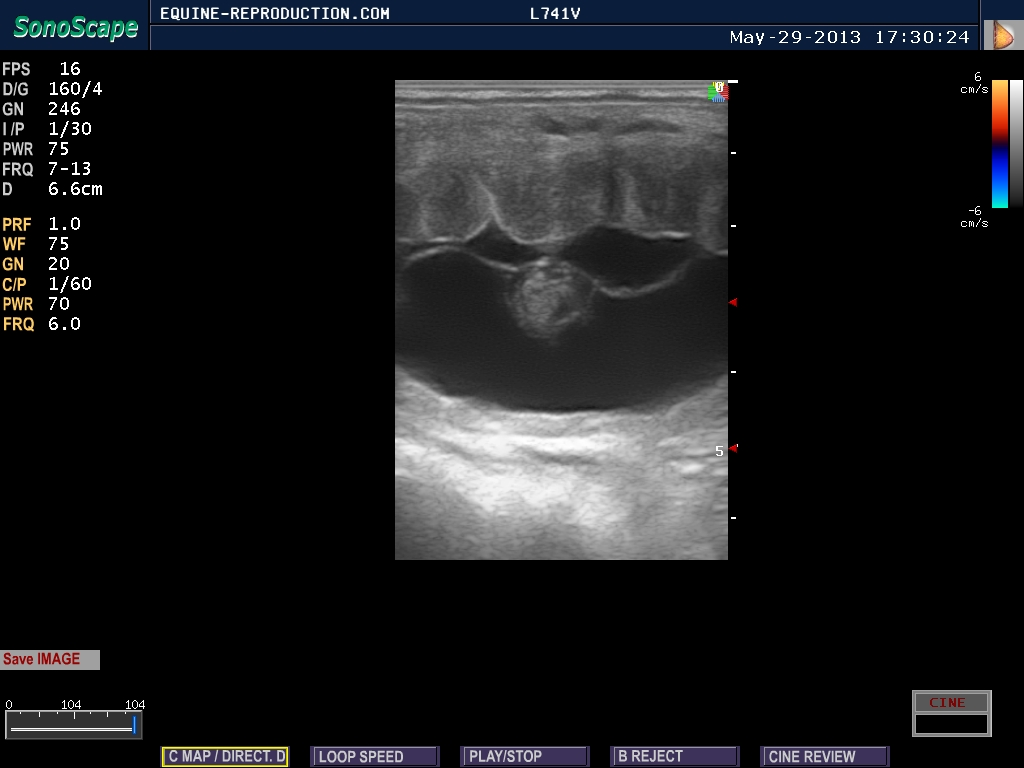
#> input picture USG-Mares-Pregnancy-Dataset/Test/pregnant/pregnant_18.jpg, 1024 x 768 px
$ python -i prepare_dataset.py   (imports and definitions only)
#> lines starting #> are read from the running program, lines starting #| are printed output that depends on the picture
### scripts/config.py
# -*- coding: utf-8 -*-
"""
Spyder Editor
Józef Sroka, 67195-CKP, 2025, 67195-ckp@kozminski.edu.pl
"""
import os
import datetime
"""
Plik konfiguracyjny zawierający wszystkie stałe i parametry projektu analizy USG klaczy.
KONFIGURACJA ŚRODOWISKA:
- Wyciszenie komunikatów diagnostycznych TensorFlow
- Parametry modelu: rozmiar obrazu, wielkość partii, liczba epok
- Stopy uczenia dla treningu podstawowego i dostrajania
STRUKTURA KATALOGÓW:
- Automatyczne tworzenie hierarchii folderów projektu
- Ścieżki do danych treningowych, testowych i wyników
- Katalogi na modele, logi i raporty
PARAMETRY MODELI:
- Nazwy i lokalizacje plików modeli (bazowy, dostrojony, końcowy)
- Model szacowania dni ciąży z przedziałami czasowymi
- Parametry analizy cech obrazu (regiony, progi wykrywania)
USTAWIENIA LOGOWANIA:
- Automatyczne tworzenie plików dziennika z datą
Centralizuje wszystkie konfiguracje w jednym miejscu dla łatwego zarządzania
i modyfikacji parametrów bez ingerencji w kod główny.
"""
# Konfiguracja środowiska
os.environ['TF_CPP_MIN_LOG_LEVEL'] = '2'  # Wyciszenie mniej istotnych komunikatów TF

# Parametry modelu i treningu
IMAGE_SIZE = (380, 380)  # Rozmiar obrazu wejściowego
BATCH_SIZE = 16  # Rozmiar partii danych
EPOCHS = 60  # Liczba epok dla treningu bazowego
EPOCHS_FT = 40  # Liczba epok dla fine-tuningu
LEARNING_RATE = 1e-4  # Początkowa stopa uczenia
VALIDATION_SPLIT = 0.1  # Procent danych do walidacji

# ścieżka bazowa projektu (lokalizacja głównego katalogu projektu)
BASE_DIR = os.path.dirname(os.path.dirname(os.path.abspath(__file__)))

# Ścieżki do katalogów
SCRIPTS_DIR = os.path.join(BASE_DIR, "scripts")  # Katalog z plikami Pythona
FONTS_DIR = os.path.join(BASE_DIR, "fonts")      # Katalog z czcionkami

# Pozostałe ścieżki do katalogów projektu
DATA_DIR = os.path.join(BASE_DIR, "USG-Mares-Pregnancy-Dataset")  # Główny katalog z danymi
TRAIN_DIR = os.path.join(DATA_DIR, "Training")                   # Katalog treningowy
TEST_DIR = os.path.join(DATA_DIR, "Test")                        # Katalog testowy
CHECKPOINTS_DIR = os.path.join(BASE_DIR, "checkpoints")          # Katalog na punkty kontrolne
LOGS_DIR = os.path.join(BASE_DIR, "logs")                        # Katalog na logi
REPORTS_DIR = os.path.join(BASE_DIR, "wyniki")                   # Katalog na raporty
FEEDBACK_FILE = os.path.join(REPORTS_DIR, "expert_feedback.csv") # Plik feedbacku

# Utwórz katalogi, jeśli nie istnieją
for directory in [SCRIPTS_DIR, FONTS_DIR, CHECKPOINTS_DIR, LOGS_DIR, REPORTS_DIR, DATA_DIR]:
    os.makedirs(directory, exist_ok=True)

# Nazwa modelu
MODEL_NAME = f"USGEquina-Pregna_v1_0.keras"

# Utwórz katalogi, jeśli nie istnieją
for directory in [CHECKPOINTS_DIR, LOGS_DIR, REPORTS_DIR, DATA_DIR]:
    os.makedirs(directory, exist_ok=True)
#> further down, picture is the input picture: shape (768, 1024, 3); mean B, G, R 29.3, 27.4, 26.5

# Ścieżki do modeli
BASE_MODEL_PATH = os.path.join(CHECKPOINTS_DIR, f"{MODEL_NAME}_base.keras")
FINETUNED_MODEL_PATH = os.path.join(CHECKPOINTS_DIR, f"{MODEL_NAME}_finetuned.keras")
FINAL_MODEL_PATH = os.path.join(CHECKPOINTS_DIR, f"{MODEL_NAME}_final.keras")
DAY_ESTIMATOR_MODEL_PATH = os.path.join(CHECKPOINTS_DIR, "pregnancy_day_estimator.keras")

# Granice dni ciąży do przewidywania
MIN_PREGNANCY_DAY = 15  # Minimalny dzień ciąży możliwy do wykrycia
MAX_PREGNANCY_DAY = 330  # Maksymalny dzień ciąży

# Parametry analizy obrazu dla szacowania dni ciąży
FEATURE_EXTRACTION_PARAMS = {
    'num_regions': 9,  # Liczba regionów do analizy
    'edge_detection_threshold': 0.1,  # Próg detekcji krawędzi
    'fluid_threshold': 0.7,  # Próg wykrywania płynu
    'tissue_threshold': 0.3   # Próg wykrywania tkanki
}

# Ustawienia dziennika
LOG_FILE = os.path.join(LOGS_DIR, f"training_log_{datetime.datetime.now().strftime('%Y%m%d')}.txt")

### scripts/prepare_dataset.py
# -*- coding: utf-8 -*-
"""
Spyder Editor
Józef Sroka, 67195-CKP, 2025, 67195-ckp@kozminski.edu.pl
"""
import os
import argparse
import shutil
import random
import cv2
import numpy as np
import glob
from logging_utils import setup_logging, log_info, log_error, log_success, log_section
from config import DATA_DIR, TRAIN_DIR, TEST_DIR

# [307 lines left out: functions parse_arguments, create_directory_structure, process_binary_dataset, process_day_dataset, copy_images, augment_images, not called in this run]

def apply_random_augmentation(image):
    """
    Stosuje losowe przekształcenia geometryczne i fotometryczne do obrazu.
    Funkcja wykonuje zestaw losowych modyfikacji obrazu w celu utworzenia
    zróżnicowanej kopii oryginalnego materiału. Każde przekształcenie jest
    stosowane z prawdopodobieństwem 50%. Obejmuje: obrót w zakresie ±20°,
    przesunięcie do ±30 pikseli, skalowanie w zakresie 0.8-1.2, odbicie
    lustrzane poziome oraz modyfikację jasności i kontrastu.
    Parametry:
       obraz (numpy.ndarray): Macierz obrazu wejściowego w formacie OpenCV
    Zwraca:
       numpy.ndarray: Przekształcony obraz zachowujący wymiary oryginału
    Uwagi:
       Funkcja zachowuje oryginalne wymiary obrazu poprzez odpowiednie
       przycinanie lub uzupełnianie po operacjach skalowania. Wszystkie
       przekształcenia są stosowane na kopii oryginalnego obrazu.
    """
    # Kopia obrazu
    augmented = image.copy()

    # Losowe przekształcenia
    # 1. Obrót
    if random.random() > 0.5:
        angle = random.uniform(-20, 20)
        rows, cols = augmented.shape[:2]
#> rows = 768; cols = 1024
        M = cv2.getRotationMatrix2D((cols/2, rows/2), angle, 1)
        augmented = cv2.warpAffine(augmented, M, (cols, rows))
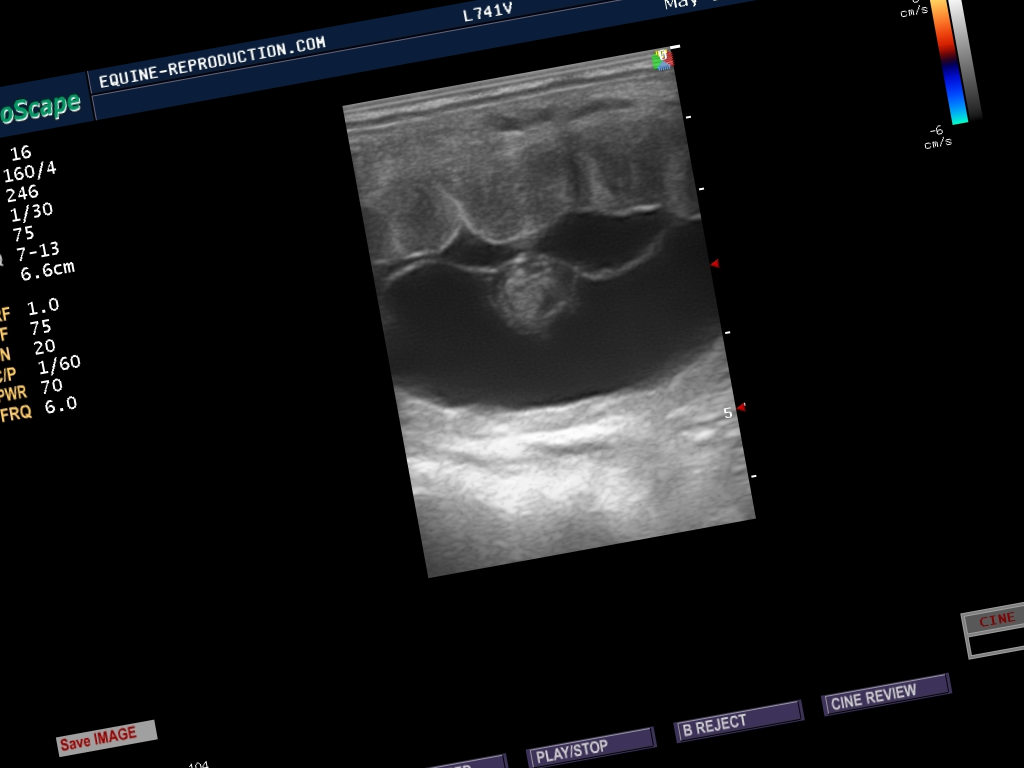
#> augmented: shape (768, 1024, 3); mean B, G, R 26, 24.6, 24.1

    # 2. Przesunięcie
    if random.random() > 0.5:
        tx = random.uniform(-30, 30)
        ty = random.uniform(-30, 30)
        rows, cols = augmented.shape[:2]
        M = np.float32([[1, 0, tx], [0, 1, ty]])
        augmented = cv2.warpAffine(augmented, M, (cols, rows))

    # 3. Skalowanie
    if random.random() > 0.5:
        scale = random.uniform(0.8, 1.2)
        augmented = cv2.resize(augmented, None, fx=scale, fy=scale)

        # Przytnij lub uzupełnij, aby zachować oryginalny rozmiar
        rows, cols = augmented.shape[:2]
        orig_rows, orig_cols = image.shape[:2]

        if rows > orig_rows or cols > orig_cols:
            # Przytnij
            start_row = (rows - orig_rows) // 2 if rows > orig_rows else 0
            start_col = (cols - orig_cols) // 2 if cols > orig_cols else 0
            augmented = augmented[start_row:start_row+orig_rows, start_col:start_col+orig_cols]
        else:
            # Uzupełnij
            new_img = np.zeros_like(image)
            start_row = (orig_rows - rows) // 2
            start_col = (orig_cols - cols) // 2
            new_img[start_row:start_row+rows, start_col:start_col+cols] = augmented
            augmented = new_img

    # 4. Odbicie lustrzane
    if random.random() > 0.5:
        augmented = cv2.flip(augmented, 1)  # Odbicie poziome
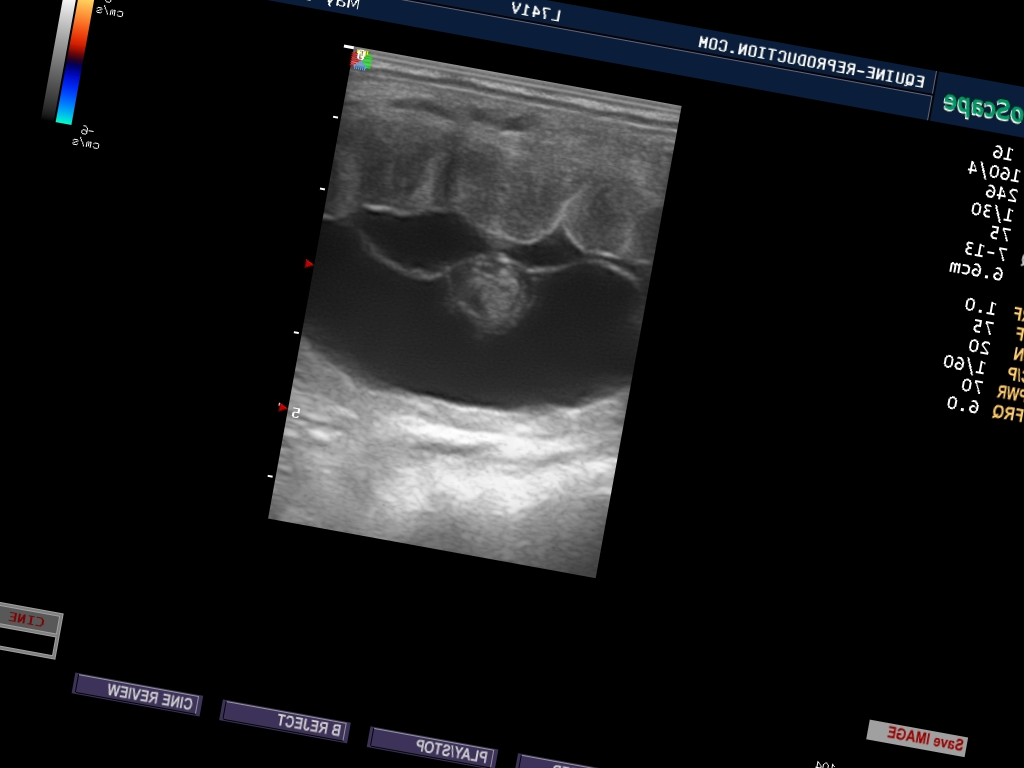
#> augmented: shape (768, 1024, 3); mean B, G, R 26, 24.6, 24.1

    # 5. Zmiana jasności/kontrastu
    if random.random() > 0.5:
        alpha = random.uniform(0.8, 1.2)  # Kontrast
        beta = random.uniform(-20, 20)    # Jasność
        augmented = cv2.convertScaleAbs(augmented, alpha=alpha, beta=beta)

    return augmented

# [44 lines left out: function main, not called in this run]

# [3 lines not run here, left out]

>>> import cv2
>>> picture = cv2.imread('../USG-Mares-Pregnancy-Dataset/Test/pregnant/pregnant_18.jpg')
>>> result = apply_random_augmentation(picture)
